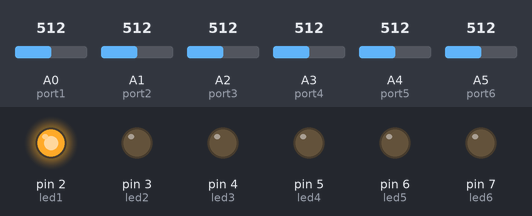
This sketch was run on a simulated Arduino Uno, built with avr-gcc and run on an emulated ATmega328P. On the bench: output pins drawn as LEDs (lit = HIGH). The test bench sets the inputs (shaded band); at power-on: A1 (port2) = 512, A2 (port3) = 512, A3 (port4) = 512, A4 (port5) = 512, A5 (port6) = 512, A0 (port1) = 512. What the sketch prints to the serial monitor is not drawn.

Above: at 2.0 s.
2.1 s: A1 (port2) set to 529
At 2.8 s:
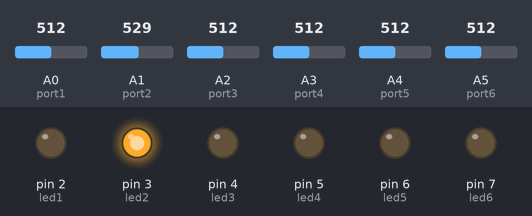
3.9 s: A2 (port3) set to 548
At 5.5 s:
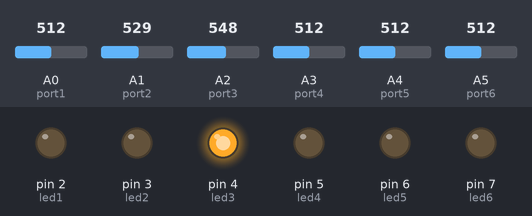
5.9 s: A3 (port4) set to 536
7.6 s: A3 (port4) set to 556
At 8.7 s:
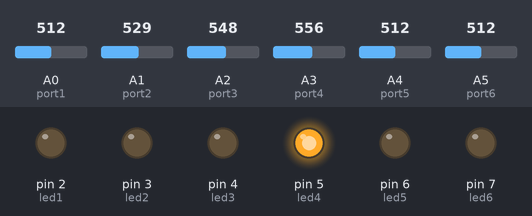
9.9 s: A4 (port5) set to 716
At 11.5 s:
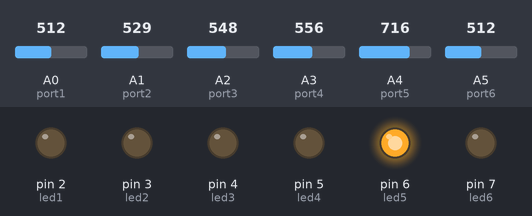
11.9 s: A5 (port6) set to 992
At 13.1 s:
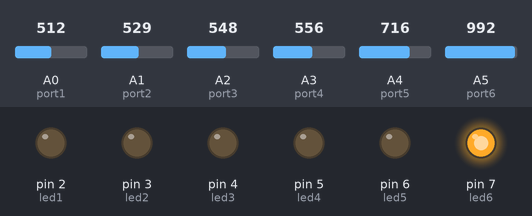
Timing chart, 0 to 14.9 s (numbered marks = the images above; inputs shaded):
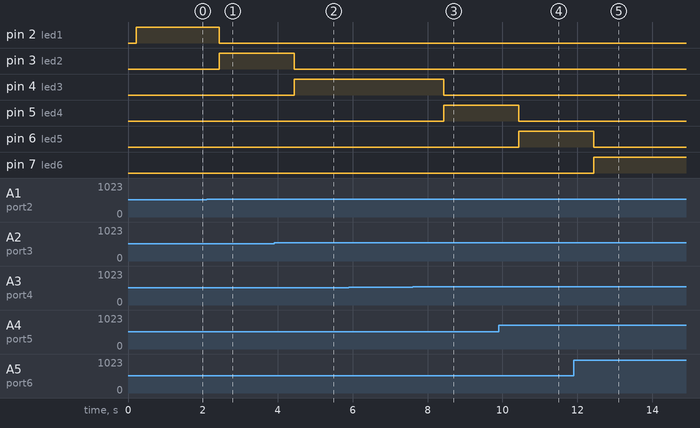

Measured:
- the behaviour switches between 512 and 513 on A1 (port2) (found by bisection; images 0 and 1)
- the behaviour switches between 529 and 530 on A2 (port3) (found by bisection; images 1 and 2)
- the behaviour switches between 548 and 549 on A3 (port4) (found by bisection; images 2 and 3)
- after the input at 2.1 s, pin 2 (led1): HIGH → LOW after 0.33 s; pin 3 (led2): LOW → HIGH after 0.33 s
- after the input at 3.9 s, pin 3 (led2): HIGH → LOW after 0.53 s; pin 4 (led3): LOW → HIGH after 0.53 s
- after the input at 5.9 s, every drawn part: stays the same
- after the input at 7.6 s, pin 4 (led3): HIGH → LOW after 0.84 s; pin 5 (led4): LOW → HIGH after 0.84 s
- after the input at 9.9 s, pin 5 (led4): HIGH → LOW after 0.54 s; pin 6 (led5): LOW → HIGH after 0.54 s
- after the input at 11.9 s, pin 6 (led5): HIGH → LOW after 0.54 s; pin 7 (led6): LOW → HIGH after 0.54 s

The sketch:

ATHENA_compare_circuit_led_update.ino
```cpp
/*
Comparison Circuit
 * Compare 6 port values to determine one with highest voltage (indicates highest RF presence)
 * Use mcu_initial_map.ino mapping
 * This version uses LED as indicator
 */
 // look into Arduino MCU clock - how often/quickly is the comparison occuring to see which port is activated?
 // internal clock can operate at max 16 MHz
 // have array print to monitor - need mechanism to tell when MCU is still deciding the max voltage output
// requires 10mV difference between voltages to make decision
int port1 = A0, port2 = A1, port3 = A2, port4 = A3, port5 = A4, port6 = A5; // pins analog sensors are attached to
int portOn = 0; // index (port) that holds highest value
int led1 = 2, led2 = 3, led3 = 4, led4 = 5, led5 = 6, led6 = 7; // assign LEDs to digital output ports


void setup() {
  // put your setup code here, to run once:
  Serial.begin(9600);
  pinMode(led1, OUTPUT);
  pinMode(led2, OUTPUT);
  pinMode(led3, OUTPUT);
  pinMode(led4, OUTPUT);
  pinMode(led5, OUTPUT);
  pinMode(led6, OUTPUT);
}

// map inputs to output (from mcu_initial_map)
void mapPorts(int port) {
    if (portOn == 0) { // if no port has highest analog value
    digitalWrite(led1, LOW);
    digitalWrite(led2, LOW);
    digitalWrite(led3, LOW);
    digitalWrite(led4, LOW);
    digitalWrite(led5, LOW);
    digitalWrite(led6, LOW);
    }

  else if (portOn == 1) { // if first port has highest analog value
    digitalWrite(led1, HIGH);
    digitalWrite(led2, LOW);
    digitalWrite(led3, LOW);
    digitalWrite(led4, LOW);
    digitalWrite(led5, LOW);
    digitalWrite(led6, LOW);
  }
  else if (portOn == 2) { // if second port has highest analog value
    digitalWrite(led2, HIGH);
    digitalWrite(led1, LOW);
    digitalWrite(led3, LOW);
    digitalWrite(led4, LOW);
    digitalWrite(led5, LOW);
    digitalWrite(led6, LOW);
  }
  else if (portOn == 3) { // if third port has highest analog value
    digitalWrite(led3, HIGH);
    digitalWrite(led1, LOW);
    digitalWrite(led2, LOW);
    digitalWrite(led4, LOW);
    digitalWrite(led5, LOW);
    digitalWrite(led6, LOW);
  }
  else if (portOn == 4) { // if fourth port has highest analog value
    digitalWrite(led4, HIGH);
    digitalWrite(led1, LOW);
    digitalWrite(led2, LOW);
    digitalWrite(led3, LOW);
    digitalWrite(led5, LOW);
    digitalWrite(led6, LOW);
  }
  else if (portOn == 5) { // if fifth port has highest analog value
    digitalWrite(led5, HIGH);
    digitalWrite(led1, LOW);
    digitalWrite(led2, LOW);
    digitalWrite(led3, LOW);
    digitalWrite(led4, LOW);
    digitalWrite(led6, LOW);
  }
  else if (portOn == 6) { // if sixth port has highest analog value
    digitalWrite(led6, HIGH);
    digitalWrite(led1, LOW);
    digitalWrite(led2, LOW);
    digitalWrite(led3, LOW);
    digitalWrite(led4, LOW);
    digitalWrite(led5, LOW);
  }

  delay(1000);  // waits for the servo to get there
}

void loop() {
  int portVals[6];
  int maxVoltage = 0;

  // read port values
  portVals[0] = analogRead(port1);
  portVals[1] = analogRead(port2);
  portVals[2] = analogRead(port3);
  portVals[3] = analogRead(port4);
  portVals[4] = analogRead(port5);
  portVals[5] = analogRead(port6);

  // compare all port voltages to find maximum
  for(int i = 0; i < 6; i++) {
    if(portVals[i] > maxVoltage) {
      maxVoltage = portVals[i];
      portOn = i+1;
    }
    else if (portVals[i] == maxVoltage && maxVoltage != 0) { // if portVals[i] == maxVoltage, print an error statement
      Serial.print("Error: Equal voltage at multiple ports. Cannot decide.");
    }
    else if (maxVoltage == 0) {
       Serial.print("Error: Zero voltage recieved.");
    }
  }

  // Serial.print("maxVoltage: ");
  // Serial.print(maxVoltage);  // print maxVoltage after iterating through ports
  // Serial.print("\t"); // tab
  // Serial.print("\n");
//Serial.print("portOn: ");
  Serial.print(portOn); // print which port has the current maxVoltage
  Serial.print("\n");
  mapPorts(portOn);
}
```
